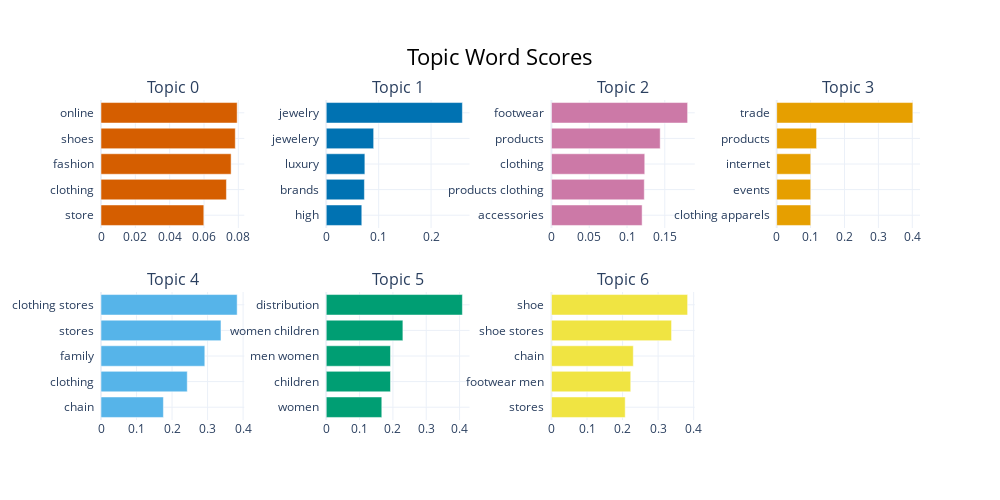

Notebook code for this chart:
### Code cell
topic_model.visualize_barchart(top_n_topics=10)

### Figure 1 — Plotly figure (JSON) as saved in the notebook; plotly's stock layout.template omitted (floating-point values rounded to 4 significant figures)
{"data": [{"marker": {"color": "#D55E00"}, "orientation": "h", "type": "bar", "x": [0.05989, 0.07306, 0.07579, 0.07822, 0.07931], "xaxis": "x", "y": ["store  ", "clothing  ", "fashion  ", "shoes  ", "online  "], "yaxis": "y"}, {"marker": {"color": "#0072B2"}, "orientation": "h", "type": "bar", "x": [0.06785, 0.07283, 0.0737, 0.09047, 0.2597], "xaxis": "x2", "y": ["high  ", "brands  ", "luxury  ", "jewelery  ", "jewelry  "], "yaxis": "y2"}, {"marker": {"color": "#CC79A7"}, "orientation": "h", "type": "bar", "x": [0.12, 0.1229, 0.1235, 0.1439, 0.1802], "xaxis": "x3", "y": ["accessories  ", "products clothing  ", "clothing  ", "products  ", "footwear  "], "yaxis": "y3"}, {"marker": {"color": "#E69F00"}, "orientation": "h", "type": "bar", "x": [0.1004, 0.1004, 0.1004, 0.1176, 0.4016], "xaxis": "x4", "y": ["clothing apparels  ", "events  ", "internet  ", "products  ", "trade  "], "yaxis": "y4"}, {"marker": {"color": "#56B4E9"}, "orientation": "h", "type": "bar", "x": [0.1756, 0.2427, 0.2922, 0.3377, 0.3832], "xaxis": "x5", "y": ["chain  ", "clothing  ", "family  ", "stores  ", "clothing stores  "], "yaxis": "y5"}, {"marker": {"color": "#009E73"}, "orientation": "h", "type": "bar", "x": [0.1667, 0.1928, 0.1928, 0.2299, 0.4084], "xaxis": "x6", "y": ["women  ", "children  ", "men women  ", "women children  ", "distribution  "], "yaxis": "y6"}, {"marker": {"color": "#F0E442"}, "orientation": "h", "type": "bar", "x": [0.2075, 0.223, 0.2302, 0.3378, 0.383], "xaxis": "x7", "y": ["stores  ", "footwear men  ", "chain  ", "shoe stores  ", "shoe  "], "yaxis": "y7"}], "layout": {"annotations": [{"font": {"size": 16}, "showarrow": false, "text": "Topic 0", "x": 0.0875, "xanchor": "center", "xref": "paper", "y": 1, "yanchor": "bottom", "yref": "paper"}, {"font": {"size": 16}, "showarrow": false, "text": "Topic 1", "x": 0.3625, "xanchor": "center", "xref": "paper", "y": 1, "yanchor": "bottom", "yref": "paper"}, {"font": {"size": 16}, "showarrow": false, "text": "Topic 2", "x": 0.6375, "xanchor": "center", "xref": "paper", "y": 1, "yanchor": "bottom", "yref": "paper"}, {"font": {"size": 16}, "showarrow": false, "text": "Topic 3", "x": 0.9125, "xanchor": "center", "xref": "paper", "y": 1, "yanchor": "bottom", "yref": "paper"}, {"font": {"size": 16}, "showarrow": false, "text": "Topic 4", "x": 0.0875, "xanchor": "center", "xref": "paper", "y": 0.4, "yanchor": "bottom", "yref": "paper"}, {"font": {"size": 16}, "showarrow": false, "text": "Topic 5", "x": 0.3625, "xanchor": "center", "xref": "paper", "y": 0.4, "yanchor": "bottom", "yref": "paper"}, {"font": {"size": 16}, "showarrow": false, "text": "Topic 6", "x": 0.6375, "xanchor": "center", "xref": "paper", "y": 0.4, "yanchor": "bottom", "yref": "paper"}], "height": 500, "hoverlabel": {"bgcolor": "white", "font": {"family": "Rockwell", "size": 16}}, "showlegend": false, "title": {"font": {"color": "Black", "size": 22}, "text": "Topic Word Scores", "x": 0.5, "xanchor": "center", "yanchor": "top"}, "width": 1000, "xaxis": {"anchor": "y", "domain": [0, 0.175], "showgrid": true}, "xaxis2": {"anchor": "y2", "domain": [0.275, 0.45], "showgrid": true}, "xaxis3": {"anchor": "y3", "domain": [0.55, 0.725], "showgrid": true}, "xaxis4": {"anchor": "y4", "domain": [0.825, 1], "showgrid": true}, "xaxis5": {"anchor": "y5", "domain": [0, 0.175], "showgrid": true}, "xaxis6": {"anchor": "y6", "domain": [0.275, 0.45], "showgrid": true}, "xaxis7": {"anchor": "y7", "domain": [0.55, 0.725], "showgrid": true}, "xaxis8": {"anchor": "y8", "domain": [0.825, 1], "showgrid": true}, "yaxis": {"anchor": "x", "domain": [0.6, 1], "showgrid": true}, "yaxis2": {"anchor": "x2", "domain": [0.6, 1], "showgrid": true}, "yaxis3": {"anchor": "x3", "domain": [0.6, 1], "showgrid": true}, "yaxis4": {"anchor": "x4", "domain": [0.6, 1], "showgrid": true}, "yaxis5": {"anchor": "x5", "domain": [0, 0.4], "showgrid": true}, "yaxis6": {"anchor": "x6", "domain": [0, 0.4], "showgrid": true}, "yaxis7": {"anchor": "x7", "domain": [0, 0.4], "showgrid": true}, "yaxis8": {"anchor": "x8", "domain": [0, 0.4], "showgrid": true}}}
